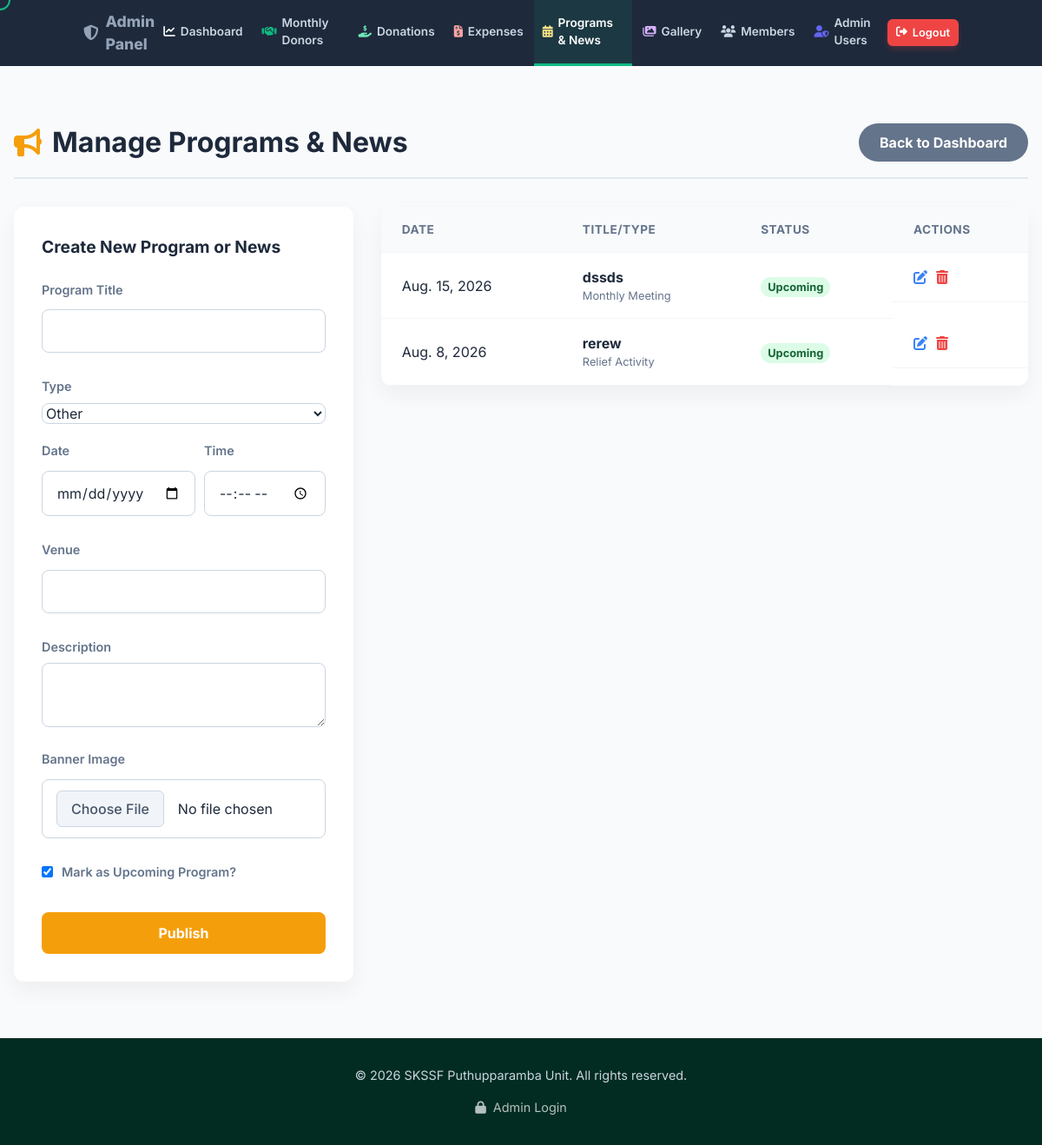
Page /manage/programs/ (signed in) on the committed database.
### portal/models.py (models this page shows, shortened)
class Program(models.Model):
    PROGRAM_TYPES = (
        ('weekly', 'Weekly Dars'),
        ('monthly', 'Monthly Meeting'),
        ('relief', 'Relief Activity'),
        ('class', 'Islamic Class'),
        ('youth', 'Youth Program'),
        ('news', 'News / Announcement'),
        ('other', 'Other'),
    )
    title = models.CharField(max_length=255)
    description = models.TextField()
    program_type = models.CharField(max_length=20, choices=PROGRAM_TYPES, default='other')
    date = models.DateField()
    time = models.TimeField(null=True, blank=True)
    venue = models.CharField(max_length=255, null=True, blank=True)
    banner = models.ImageField(upload_to='programs/', null=True, blank=True)
    is_upcoming = models.BooleanField(default=True)
    class Meta:
        ordering = ['-date']

### portal/views.py (the view)
# urls.py: path('manage/programs/', views.manage_programs, name='manage_programs'),
@staff_member_required(login_url='/login/')
def manage_programs(request):
    if request.method == 'POST':
        form = ProgramForm(request.POST, request.FILES)
        if form.is_valid():
            form.save()
            messages.success(request, 'Program created successfully!')
            return redirect('manage_programs')
    else:
        form = ProgramForm()
    programs = Program.objects.all().order_by('-date')
    return render(request, 'manage_programs.html', {'form': form, 'programs': programs})

### portal/forms.py
class ProgramForm(forms.ModelForm):
    class Meta:
        model = Program
        fields = ['title', 'program_type', 'date', 'time', 'venue', 'description', 'is_upcoming', 'banner']
        widgets = {
            'title': forms.TextInput(attrs={'class': 'form-control'}),
            'program_type': forms.Select(attrs={'class': 'form-control'}),
            'date': forms.DateInput(attrs={'class': 'form-control', 'type': 'date'}),
            'time': forms.TimeInput(attrs={'class': 'form-control', 'type': 'time'}),
            'venue': forms.TextInput(attrs={'class': 'form-control'}),
            'description': forms.Textarea(attrs={'class': 'form-control', 'rows': 3}),
            'is_upcoming': forms.CheckboxInput(attrs={'class': 'form-check-input'}),
            'banner': forms.FileInput(attrs={'class': 'form-control'}),
        }

### templates/manage_programs.html (shortened to what this page needs)
{% extends 'base.html' %}
{% block content %}
<div class="py-16 bg-slate-50 min-h-[80vh]">
    <div class="container mx-auto px-4 max-w-[1200px]">
        <div class="flex flex-col md:flex-row md:justify-between md:items-center mb-8 pb-4 border-b-2 border-slate-200 gap-4">
            <h1 class="text-[1.5rem] md:text-[2rem] text-textmain flex items-center gap-3 m-0 font-bold"><i class="fas fa-bullhorn text-[#f59e0b]"></i> Manage Programs & News</h1>
            <a href="{% url 'dashboard' %}" class="inline-block bg-slate-500 text-white px-6 py-2.5 rounded-full font-bold no-underline transition-colors hover:bg-slate-600 text-center">Back to Dashboard</a>
        </div>
        <div class="grid grid-cols-1 md:grid-cols-[1fr_2.5fr] gap-8 items-start">
            <div class="bg-white p-6 md:p-8 rounded-xl shadow-[0_10px_25px_rgba(0,0,0,0.05)] md:sticky md:top-8">
                <h2 class="text-[1.2rem] text-textmain mb-6 font-bold">Create New Program or News</h2>
                <form method="POST" enctype="multipart/form-data">
                    <div class="mb-5">
                        <label class="block mb-2 font-semibold text-textmuted text-[0.9rem]">Program Title</label>
                        {{ form.title }}
                    </div>
                    <div class="mb-5">
                        <label class="block mb-2 font-semibold text-textmuted text-[0.9rem]">Type</label>
                        {{ form.program_type }}
                    </div>
                    <div class="flex gap-2.5 mb-5">
                        <div class="flex-1">
                            <label class="block mb-2 font-semibold text-textmuted text-[0.9rem]">Date</label>
                            {{ form.date }}
                        </div>
                        <div class="flex-1">
                            <label class="block mb-2 font-semibold text-textmuted text-[0.9rem]">Time</label>
                            {{ form.time }}
                        </div>
                    </div>
                    <div class="mb-5">
                        <label class="block mb-2 font-semibold text-textmuted text-[0.9rem]">Venue</label>
                        {{ form.venue }}
                    </div>
                    <div class="mb-5">
                        <label class="block mb-2 font-semibold text-textmuted text-[0.9rem]">Description</label>
                        {{ form.description }}
                    </div>
                    <div class="mb-5">
                        <label class="block mb-2 font-semibold text-textmuted text-[0.9rem]">Banner Image</label>
                        {{ form.banner }}
                    </div>
                    <div class="mb-5 flex items-center gap-2.5">
                        {{ form.is_upcoming }}
                        <label class="m-0 font-semibold text-textmuted text-[0.9rem]">Mark as Upcoming Program?</label>
                    </div>
                    <button type="submit" class="w-full p-3 bg-amber-500 text-white border-none rounded-lg font-bold cursor-pointer mt-4 transition-colors hover:bg-amber-600">Publish</button>
                </form>
            </div>
            <div class="bg-white rounded-xl shadow-[0_10px_25px_rgba(0,0,0,0.05)] overflow-hidden">
                <div class="block w-full overflow-x-auto whitespace-nowrap">
                    <table class="w-full border-collapse">
                        <thead>
                            <tr>
                                <th class="p-4 md:px-6 md:py-4 text-left bg-slate-50 font-bold text-textmuted uppercase text-[0.85rem] tracking-[0.5px] border-b border-slate-100">Date</th>
                                <th class="p-4 md:px-6 md:py-4 text-left bg-slate-50 font-bold text-textmuted uppercase text-[0.85rem] tracking-[0.5px] border-b border-slate-100">Title/Type</th>
                                <th class="p-4 md:px-6 md:py-4 text-left bg-slate-50 font-bold text-textmuted uppercase text-[0.85rem] tracking-[0.5px] border-b border-slate-100">Status</th>
                                <th class="p-4 md:px-6 md:py-4 text-left bg-slate-50 font-bold text-textmuted uppercase text-[0.85rem] tracking-[0.5px] border-b border-slate-100">Actions</th>
                            </tr>
                        </thead>
                        <tbody>
                            {% for prog in programs %}
                            <tr class="hover:bg-slate-50 transition-colors">
                                <td class="p-4 md:px-6 md:py-4 text-left border-b border-slate-100">{{ prog.date }}</td>
                                <td class="p-4 md:px-6 md:py-4 text-left border-b border-slate-100">
                                    <div class="font-bold text-textmain">{{ prog.title }}</div>
                                    <div class="text-[0.8rem] text-textmuted">{{ prog.get_program_type_display }}</div>
                                </td>
                                <td class="p-4 md:px-6 md:py-4 text-left border-b border-slate-100">
                                    {% if prog.program_type == 'news' %}
                                    <span class="bg-indigo-100 text-indigo-700 px-2 py-1 rounded-full text-[0.8rem] font-bold">Published</span>
                                    {% elif prog.is_upcoming %}
                                    <span class="bg-green-100 text-green-800 px-2 py-1 rounded-full text-[0.8rem] font-bold">Upcoming</span>
                                    {% else %}
                                    <span class="bg-slate-100 text-slate-500 px-2 py-1 rounded-full text-[0.8rem]">Past</span>
                                    {% endif %}
                                </td>
                                <td class="p-4 md:px-6 md:py-4 text-left border-b border-slate-100 flex gap-2.5">
                                    <a href="{% url 'edit_program' prog.pk %}" class="text-blue-500 transition-colors hover:text-blue-700" title="Edit"><i class="fas fa-edit"></i></a>
                                    <a href="{% url 'delete_program' prog.pk %}" class="text-red-500 transition-colors hover:text-red-700" title="Delete"><i class="fas fa-trash-alt"></i></a>
                                </td>
                            </tr>
                            {% empty %}
                            <tr>
                                <td colspan="4" class="text-center text-textmuted p-8 border-b border-slate-100">No entries found.</td>
                            </tr>
                            {% endfor %}
                        </tbody>
                    </table>
                </div>
            </div>
        </div>
    </div>
</div>
{% endblock %}

### templates/base.html (style rules this page uses)
* { box-sizing: border-box; margin: 0; padding: 0; }
body { -webkit-font-smoothing: antialiased; }
input:not([type="checkbox"]):not([type="radio"]), select, textarea { width: 100%; padding: 0.75rem 1rem; font-size: 1rem; line-height: 1.5; color: #1e293b; background-color: #fff; border: 1px solid #cbd5e1; border-radius: 0.5rem; transition: border-color 0.2s ease-in-out, box-shadow 0.2s ease-in-out; outline: none; margin-top: 0.25rem; margin-bottom: 0.5rem; }
@media (min-width: 768px) { body, a, button, input, textarea, select { cursor: none !important; } }

### rows in the picture
Program: date "Aug. 15, 2026", title "dssds", program_type "Monthly Meeting", is_upcoming "Upcoming"
Program: date "Aug. 8, 2026", title "rerew", program_type "Relief Activity", is_upcoming "Upcoming"
